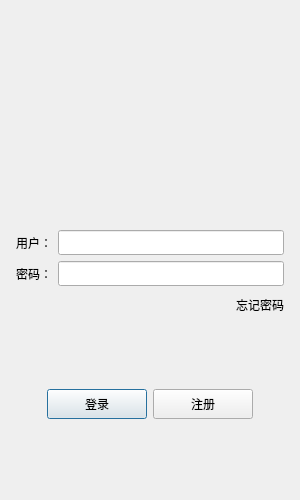
<?xml version="1.0" encoding="UTF-8"?>
<ui version="4.0">
 <class>LoginDialog</class>
 <widget class="QDialog" name="LoginDialog">
  <property name="geometry">
   <rect>
    <x>0</x>
    <y>0</y>
    <width>300</width>
    <height>500</height>
   </rect>
  </property>
  <property name="minimumSize">
   <size>
    <width>300</width>
    <height>500</height>
   </size>
  </property>
  <property name="maximumSize">
   <size>
    <width>300</width>
    <height>500</height>
   </size>
  </property>
  <property name="windowTitle">
   <string>Dialog</string>
  </property>
  <layout class="QVBoxLayout" name="verticalLayout_2">
   <item>
    <layout class="QVBoxLayout" name="verticalLayout">
     <property name="leftMargin">
      <number>5</number>
     </property>
     <property name="topMargin">
      <number>5</number>
     </property>
     <property name="rightMargin">
      <number>5</number>
     </property>
     <property name="bottomMargin">
      <number>5</number>
     </property>
     <item>
      <widget class="QWidget" name="widget" native="true">
       <layout class="QGridLayout" name="gridLayout">
        <item row="0" column="0">
         <widget class="QLabel" name="label">
          <property name="minimumSize">
           <size>
            <width>150</width>
            <height>150</height>
           </size>
          </property>
          <property name="maximumSize">
           <size>
            <width>150</width>
            <height>150</height>
           </size>
          </property>
          <property name="text">
           <string/>
          </property>
          <property name="textFormat">
           <enum>Qt::AutoText</enum>
          </property>
          <property name="pixmap">
           <pixmap resource="rc.qrc">:/res/gugu.jpg</pixmap>
          </property>
          <property name="scaledContents">
           <bool>true</bool>
          </property>
          <property name="alignment">
           <set>Qt::AlignCenter</set>
          </property>
          <property name="wordWrap">
           <bool>false</bool>
          </property>
         </widget>
        </item>
        <item row="1" column="0">
         <spacer name="verticalSpacer">
          <property name="orientation">
           <enum>Qt::Vertical</enum>
          </property>
          <property name="sizeHint" stdset="0">
           <size>
            <width>20</width>
            <height>40</height>
           </size>
          </property>
         </spacer>
        </item>
       </layout>
      </widget>
     </item>
     <item>
      <layout class="QHBoxLayout" name="horizontalLayout">
       <item>
        <widget class="QLabel" name="user_label">
         <property name="minimumSize">
          <size>
           <width>0</width>
           <height>25</height>
          </size>
         </property>
         <property name="maximumSize">
          <size>
           <width>16777215</width>
           <height>25</height>
          </size>
         </property>
         <property name="text">
          <string>用户：</string>
         </property>
         <property name="scaledContents">
          <bool>false</bool>
         </property>
        </widget>
       </item>
       <item>
        <widget class="QLineEdit" name="user_edit">
         <property name="minimumSize">
          <size>
           <width>0</width>
           <height>25</height>
          </size>
         </property>
         <property name="maximumSize">
          <size>
           <width>16777215</width>
           <height>25</height>
          </size>
         </property>
        </widget>
       </item>
      </layout>
     </item>
     <item>
      <layout class="QHBoxLayout" name="horizontalLayout_2">
       <item>
        <widget class="QLabel" name="passwd_label">
         <property name="minimumSize">
          <size>
           <width>0</width>
           <height>25</height>
          </size>
         </property>
         <property name="maximumSize">
          <size>
           <width>16777215</width>
           <height>25</height>
          </size>
         </property>
         <property name="text">
          <string>密码：</string>
         </property>
        </widget>
       </item>
       <item>
        <widget class="QLineEdit" name="passwd_edit">
         <property name="minimumSize">
          <size>
           <width>0</width>
           <height>25</height>
          </size>
         </property>
         <property name="maximumSize">
          <size>
           <width>16777215</width>
           <height>25</height>
          </size>
         </property>
        </widget>
       </item>
      </layout>
     </item>
     <item>
      <layout class="QHBoxLayout" name="horizontalLayout_3">
       <item>
        <spacer name="horizontalSpacer">
         <property name="orientation">
          <enum>Qt::Horizontal</enum>
         </property>
         <property name="sizeHint" stdset="0">
          <size>
           <width>40</width>
           <height>20</height>
          </size>
         </property>
        </spacer>
       </item>
       <item>
        <widget class="QLabel" name="forget_label">
         <property name="minimumSize">
          <size>
           <width>0</width>
           <height>25</height>
          </size>
         </property>
         <property name="maximumSize">
          <size>
           <width>16777215</width>
           <height>25</height>
          </size>
         </property>
         <property name="text">
          <string>忘记密码</string>
         </property>
        </widget>
       </item>
      </layout>
     </item>
     <item>
      <spacer name="verticalSpacer_2">
       <property name="orientation">
        <enum>Qt::Vertical</enum>
       </property>
       <property name="sizeHint" stdset="0">
        <size>
         <width>20</width>
         <height>40</height>
        </size>
       </property>
      </spacer>
     </item>
     <item>
      <layout class="QHBoxLayout" name="horizontalLayout_4">
       <item>
        <spacer name="horizontalSpacer_2">
         <property name="orientation">
          <enum>Qt::Horizontal</enum>
         </property>
         <property name="sizeHint" stdset="0">
          <size>
           <width>40</width>
           <height>20</height>
          </size>
         </property>
        </spacer>
       </item>
       <item>
        <widget class="QPushButton" name="login_btn">
         <property name="minimumSize">
          <size>
           <width>100</width>
           <height>30</height>
          </size>
         </property>
         <property name="maximumSize">
          <size>
           <width>100</width>
           <height>30</height>
          </size>
         </property>
         <property name="text">
          <string>登录</string>
         </property>
        </widget>
       </item>
       <item>
        <widget class="QPushButton" name="reg_btn">
         <property name="minimumSize">
          <size>
           <width>100</width>
           <height>30</height>
          </size>
         </property>
         <property name="maximumSize">
          <size>
           <width>100</width>
           <height>30</height>
          </size>
         </property>
         <property name="text">
          <string>注册</string>
         </property>
        </widget>
       </item>
       <item>
        <spacer name="horizontalSpacer_3">
         <property name="orientation">
          <enum>Qt::Horizontal</enum>
         </property>
         <property name="sizeHint" stdset="0">
          <size>
           <width>40</width>
           <height>20</height>
          </size>
         </property>
        </spacer>
       </item>
      </layout>
     </item>
     <item>
      <spacer name="verticalSpacer_3">
       <property name="orientation">
        <enum>Qt::Vertical</enum>
       </property>
       <property name="sizeHint" stdset="0">
        <size>
         <width>20</width>
         <height>40</height>
        </size>
       </property>
      </spacer>
     </item>
    </layout>
   </item>
  </layout>
 </widget>
 <resources>
  <include location="rc.qrc"/>
 </resources>
 <connections/>
</ui>
